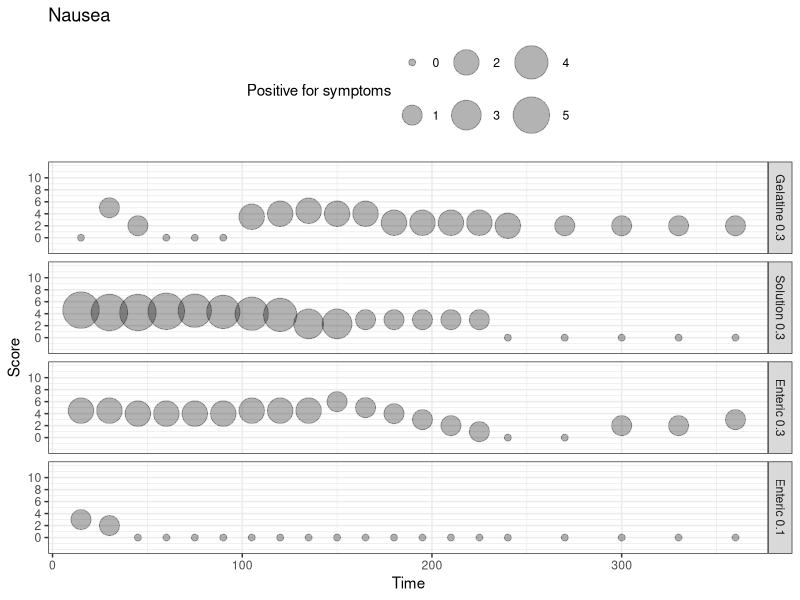
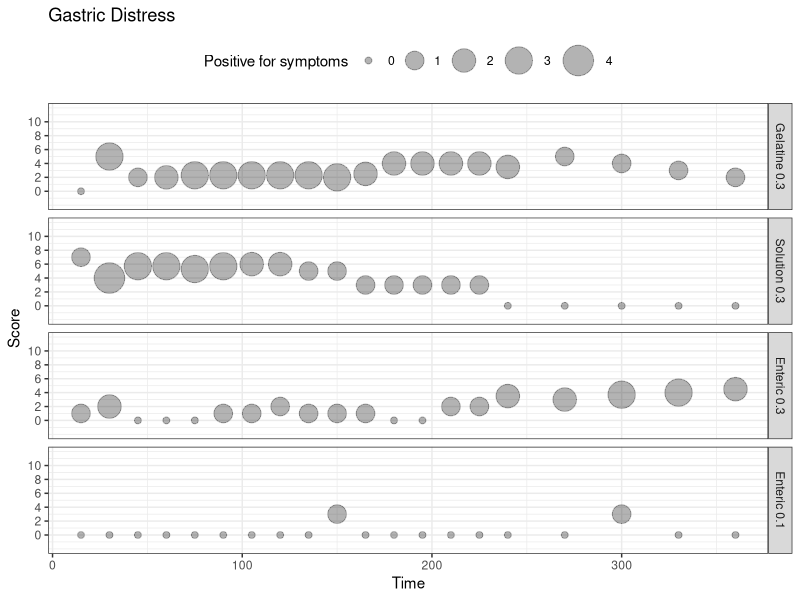
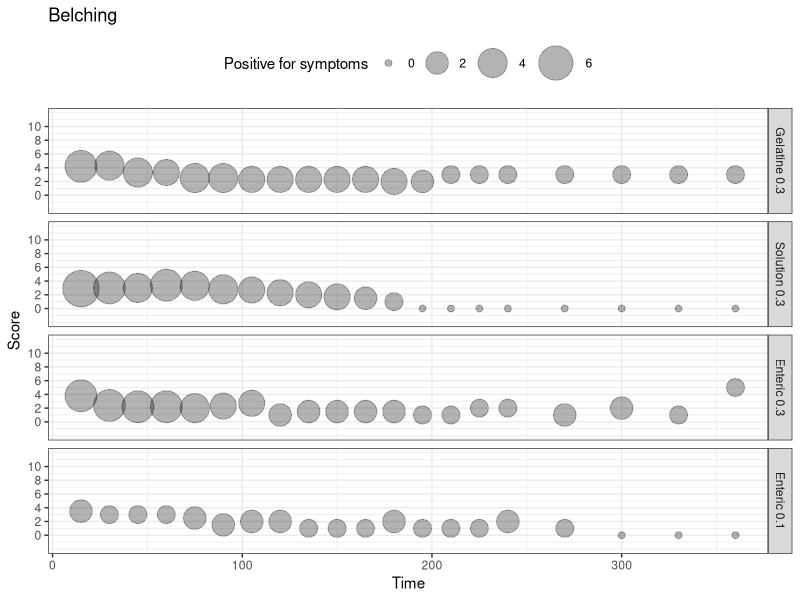
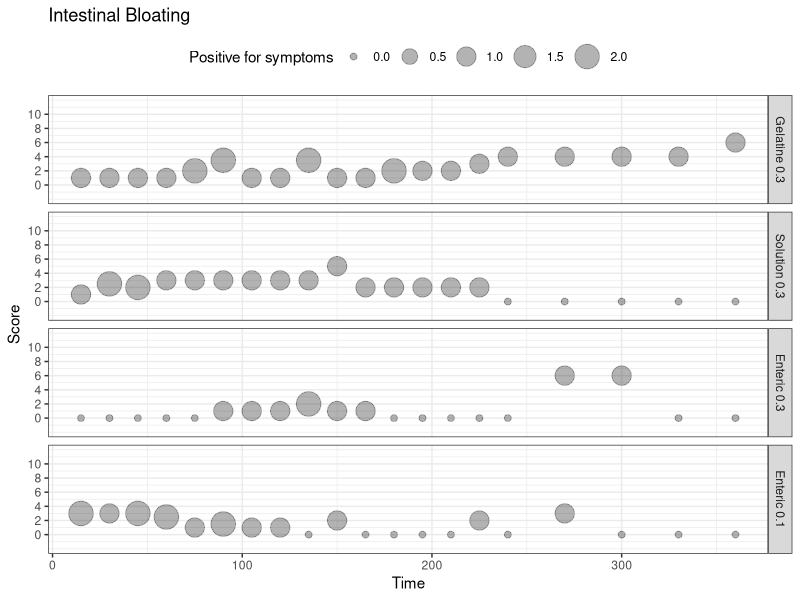
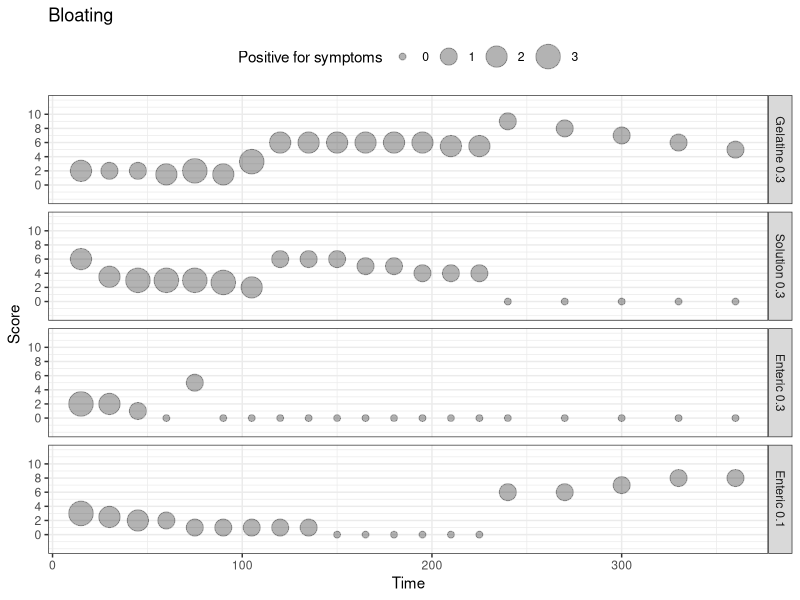
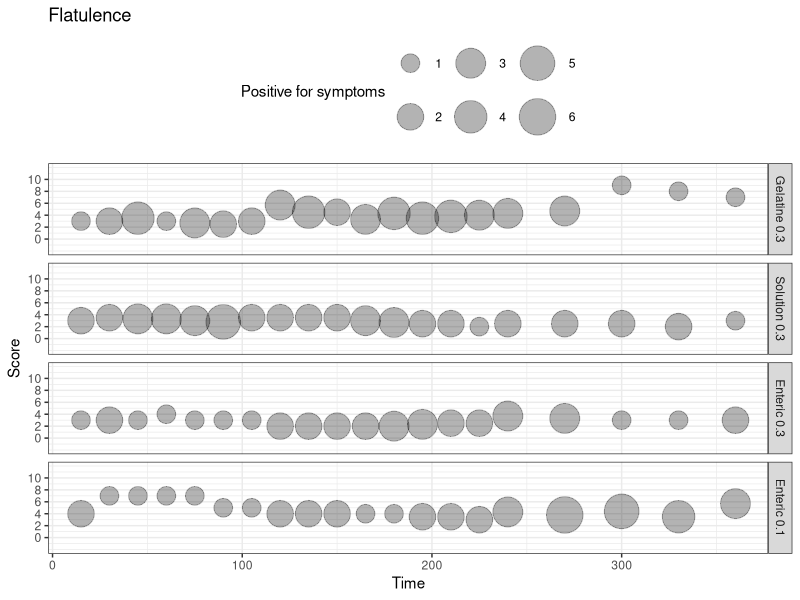
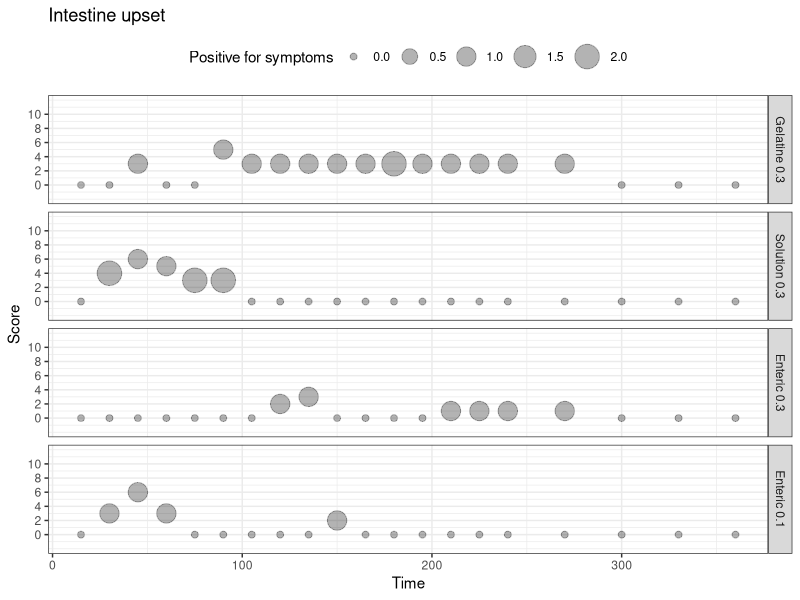
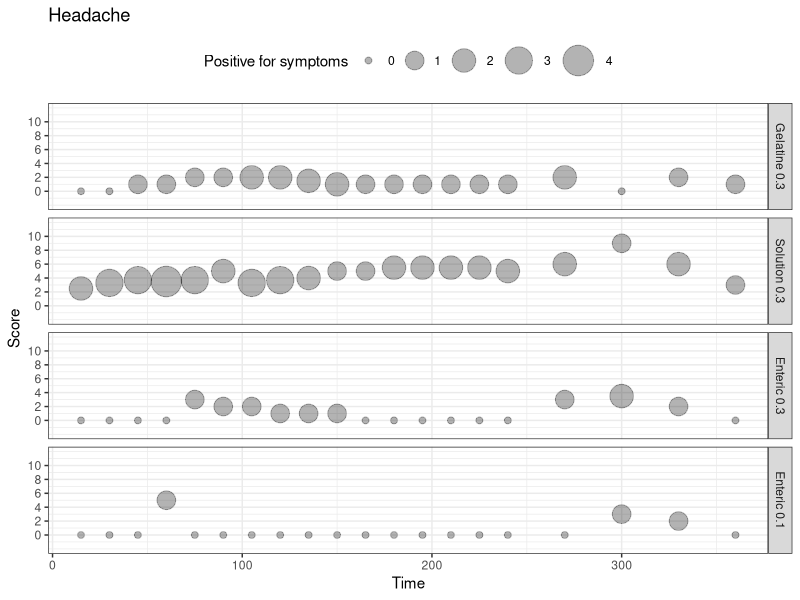

Recreate these plots in R, in order.
# Libraries
library(tidyverse)

# Load and preprocessing ----------------------------------------------------------------------
data <- read_delim(
  "data_bubleplot_study2.csv",
  delim = ";",
  escape_double = FALSE,
  trim_ws = TRUE
)

# Create condition color
data <-
  data |>
  mutate(Condition = factor(
    Condition,
    levels = c(
      "Gelatine 0.3",
      "Solution 0.3",
      "Enteric 0.3",
      "Enteric 0.1"
    )
  )) |>
  filter(!is.na(Condition))

glimpse(data)

# Basic Bubble plot
# data |>
#   ggplot(aes(
#     x = Time,
#     y = score_nausea,
#     size = size_nausea,
#   )) +
#   geom_point(alpha = 0.3,
#              shape = 21,
#              fill = "black",
#              color = "black") +
#   scale_size(range = c(2, 8),
#              name = "Positive for symptoms") +
#   scale_y_continuous(
#     limits = c(-2, 12),
#     breaks = c(0, 2, 4, 6, 8, 10),
#     labels = c("0", "2", "4", "6", "8", "10")
#   ) +
#   ylab("Score") +
#   xlab("Time") +
#   theme_bw() +
#   theme(
#     legend.position = "top"
#   ) +
#   facet_grid(Condition ~ .)

# all vars plots ------------------------------------------------------------------------------
# Nausea
nausea <-
  data |>
  ggplot(aes(x = Time,
             y = score_nausea,
             size = size_nausea)) +
  geom_point(
    alpha = 0.3,
    shape = 21,
    fill = "black",
    color = "black"
  ) +
  scale_size(range = c(2, 12),
             name = "Positive for symptoms") +
  scale_y_continuous(
    limits = c(-2, 12),
    breaks = c(0, 2, 4, 6, 8, 10),
    labels = c("0", "2", "4", "6", "8", "10")
  ) +
  ylab("Score") +
  xlab("Time") +
  labs(title = "Nausea") +
  theme_bw() +
  theme(legend.position = "top") +
  facet_grid(Condition ~ .)

nausea

# Gastric Distress
gastric_distress <-
  data |>
  ggplot(aes(x = Time,
             y = score_gatric_distress,
             size = size_gatric_distress)) +
  geom_point(
    alpha = 0.3,
    shape = 21,
    fill = "black",
    color = "black"
  ) +
  scale_size(range = c(2, 10),
             name = "Positive for symptoms") +
  scale_y_continuous(
    limits = c(-2, 12),
    breaks = c(0, 2, 4, 6, 8, 10),
    labels = c("0", "2", "4", "6", "8", "10")
  ) +
  ylab("Score") +
  xlab("Time") +
  labs(title = "Gastric Distress") +
  theme_bw() +
  theme(legend.position = "top") +
  facet_grid(Condition ~ .)

gastric_distress

# belching
bealching <-
  data |>
  ggplot(aes(x = Time,
             y = score_belching,
             size = size_belching)) +
  geom_point(
    alpha = 0.3,
    shape = 21,
    fill = "black",
    color = "black"
  ) +
  scale_size(range = c(2, 12),
             name = "Positive for symptoms") +
  scale_y_continuous(
    limits = c(-2, 12),
    breaks = c(0, 2, 4, 6, 8, 10),
    labels = c("0", "2", "4", "6", "8", "10")
  ) +
  ylab("Score") +
  xlab("Time") +
  labs(title = "Belching")+
  theme_bw() +
  theme(legend.position = "top") +
  facet_grid(Condition ~ .)

bealching

# intestinal_bloating
intestinal_bloating <-
  data |>
  ggplot(aes(x = Time,
             y = score_intestinal_bloating,
             size = size_intestinal_bloating)) +
  geom_point(
    alpha = 0.3,
    shape = 21,
    fill = "black",
    color = "black"
  ) +
  scale_size(range = c(2, 8),
             name = "Positive for symptoms") +
  scale_y_continuous(
    limits = c(-2, 12),
    breaks = c(0, 2, 4, 6, 8, 10),
    labels = c("0", "2", "4", "6", "8", "10")
  ) +
  ylab("Score") +
  xlab("Time") +
  labs(title = "Intestinal Bloating")+
  theme_bw() +
  theme(legend.position = "top") +
  facet_grid(Condition ~ .)

intestinal_bloating

# Bloating
bloating <-
  data |>
  ggplot(aes(x = Time,
             y = score_bloating,
             size = size_bloating)) +
  geom_point(
    alpha = 0.3,
    shape = 21,
    fill = "black",
    color = "black"
  ) +
  scale_size(range = c(2, 8),
             name = "Positive for symptoms") +
  scale_y_continuous(
    limits = c(-2, 12),
    breaks = c(0, 2, 4, 6, 8, 10),
    labels = c("0", "2", "4", "6", "8", "10")
  ) +
  ylab("Score") +
  xlab("Time") +
  labs(title = "Bloating") +
  theme_bw() +
  theme(legend.position = "top") +
  facet_grid(Condition ~ .)

bloating

# Flatulence
flatulence <-
  data |>
  ggplot(aes(x = Time,
             y = score_flatulence,
             size = size_flatulence)) +
  geom_point(
    alpha = 0.3,
    shape = 21,
    fill = "black",
    color = "black"
  ) +
  scale_size(range = c(6, 12),
             name = "Positive for symptoms") +
  scale_y_continuous(
    limits = c(-2, 12),
    breaks = c(0, 2, 4, 6, 8, 10),
    labels = c("0", "2", "4", "6", "8", "10")
  ) +
  ylab("Score") +
  xlab("Time") +
  labs(title = "Flatulence") +
  theme_bw() +
  theme(legend.position = "top") +
  facet_grid(Condition ~ .)

flatulence

# Intestine upset
intestine_upset <-
  data |>
  ggplot(aes(x = Time,
             y = score_intestine_upset,
             size = size_intestine_upset)) +
  geom_point(
    alpha = 0.3,
    shape = 21,
    fill = "black",
    color = "black"
  ) +
  scale_size(range = c(2, 8),
             name = "Positive for symptoms") +
  scale_y_continuous(
    limits = c(-2, 12),
    breaks = c(0, 2, 4, 6, 8, 10),
    labels = c("0", "2", "4", "6", "8", "10")
  ) +
  ylab("Score") +
  xlab("Time") +
  labs(title = "Intestine upset") +
  theme_bw() +
  theme(legend.position = "top") +
  facet_grid(Condition ~ .)

intestine_upset

# Headache
headache <-
  data |>
  ggplot(aes(x = Time,
             y = score_headache,
             size = size_headache)) +
  geom_point(
    alpha = 0.3,
    shape = 21,
    fill = "black",
    color = "black"
  ) +
  scale_size(range = c(2, 10),
             name = "Positive for symptoms") +
  scale_y_continuous(
    limits = c(-2, 12),
    breaks = c(0, 2, 4, 6, 8, 10),
    labels = c("0", "2", "4", "6", "8", "10")
  ) +
  ylab("Score") +
  xlab("Time") +
  labs(title = "Headache") +
  theme_bw() +
  theme(legend.position = "top") +
  facet_grid(Condition ~ .)

headache



